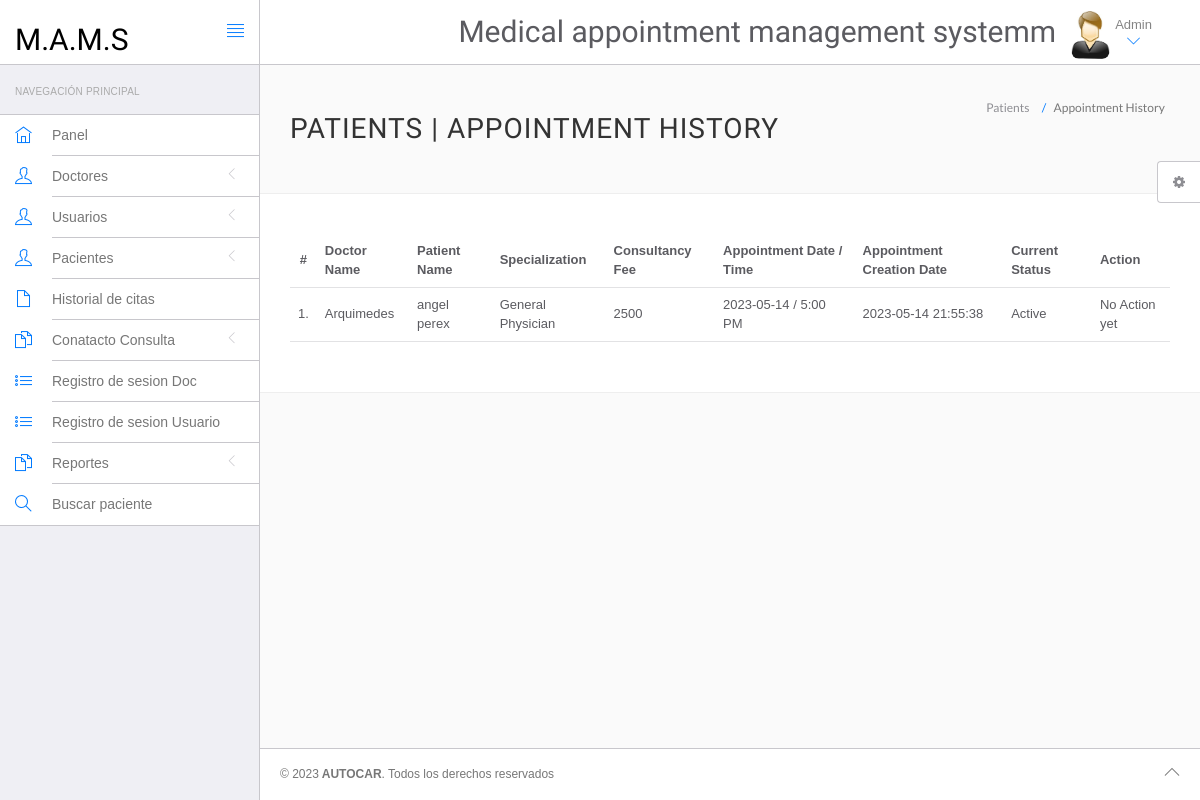
The page /hms/admin/appointment-history.php (signed in) on the database its author committed.
### tables this page shows
CREATE TABLE `appointment` (
  `id` int(11) NOT NULL,
  `doctorSpecialization` varchar(255) DEFAULT NULL,
  `doctorId` int(11) NOT NULL,
  `userId` int(11) NOT NULL,
  `consultancyFees` int(11) DEFAULT NULL,
  `appointmentDate` varchar(255) DEFAULT NULL,
  `appointmentTime` varchar(255) DEFAULT NULL,
  `postingDate` timestamp NULL DEFAULT current_timestamp(),
  `userStatus` int(11) DEFAULT NULL,
  `doctorStatus` int(11) DEFAULT NULL,
  `updationDate` timestamp NULL DEFAULT NULL ON UPDATE current_timestamp()
);

CREATE TABLE `doctors` (
  `id` int(11) NOT NULL,
  `specilization` varchar(255) DEFAULT NULL,
  `doctorName` varchar(255) DEFAULT NULL,
  `address` longtext DEFAULT NULL,
  `docFees` varchar(255) DEFAULT NULL,
  `contactno` bigint(11) DEFAULT NULL,
  `docEmail` varchar(255) DEFAULT NULL,
  `password` varchar(255) DEFAULT NULL,
  `creationDate` timestamp NULL DEFAULT current_timestamp(),
  `updationDate` timestamp NULL DEFAULT NULL ON UPDATE current_timestamp()
);

CREATE TABLE `users` (
  `id` int(11) NOT NULL,
  `fullName` varchar(255) DEFAULT NULL,
  `address` longtext DEFAULT NULL,
  `city` varchar(255) DEFAULT NULL,
  `gender` varchar(255) DEFAULT NULL,
  `email` varchar(255) DEFAULT NULL,
  `password` varchar(255) DEFAULT NULL,
  `regDate` timestamp NULL DEFAULT current_timestamp(),
  `updationDate` timestamp NULL DEFAULT NULL ON UPDATE current_timestamp()
);

### hms/admin/appointment-history.php (the view, shortened to what this page needs)
<?php
include('include/config.php');
?>
<!DOCTYPE html>
<html lang="en">
	<head>
		<link rel="stylesheet" href="vendor/bootstrap/css/bootstrap.min.css">
		<link rel="stylesheet" href="vendor/fontawesome/css/font-awesome.min.css">
		<link rel="stylesheet" href="vendor/themify-icons/themify-icons.min.css">
		<link href="vendor/animate.css/animate.min.css" rel="stylesheet" media="screen">
		<link href="vendor/perfect-scrollbar/perfect-scrollbar.min.css" rel="stylesheet" media="screen">
		<link href="vendor/switchery/switchery.min.css" rel="stylesheet" media="screen">
		<link href="vendor/bootstrap-touchspin/jquery.bootstrap-touchspin.min.css" rel="stylesheet" media="screen">
		<link href="vendor/select2/select2.min.css" rel="stylesheet" media="screen">
		<link href="vendor/bootstrap-datepicker/bootstrap-datepicker3.standalone.min.css" rel="stylesheet" media="screen">
		<link href="vendor/bootstrap-timepicker/bootstrap-timepicker.min.css" rel="stylesheet" media="screen">
		<link rel="stylesheet" href="assets/css/styles.css">
		<link rel="stylesheet" href="assets/css/plugins.css">
		<link rel="stylesheet" href="assets/css/themes/theme-1.css" id="skin_color" />
	</head>
	<body>
		<div id="app">
<?php include('include/sidebar.php');?>
			<div class="app-content">
					<?php include('include/header.php');?>
				<div class="main-content" >
					<div class="wrap-content container" id="container">
						<section id="page-title">
							<div class="row">
								<div class="col-sm-8">
									<h1 class="mainTitle">Patients  | Appointment History</h1>
																	</div>
								<ol class="breadcrumb">
									<li>
										<span>Patients </span>
									</li>
									<li class="active">
										<span>Appointment History</span>
									</li>
								</ol>
							</div>
						</section>
						<div class="container-fluid container-fullw bg-white">
									<div class="row">
								<div class="col-md-12">
									<table class="table table-hover" id="sample-table-1">
										<thead>
											<tr>
												<th class="center">#</th>
												<th class="hidden-xs">Doctor Name</th>
												<th>Patient Name</th>
												<th>Specialization</th>
												<th>Consultancy Fee</th>
												<th>Appointment Date / Time </th>
												<th>Appointment Creation Date  </th>
												<th>Current Status</th>
												<th>Action</th>
											</tr>
										</thead>
										<tbody>
<?php
$sql=mysqli_query($con,"select doctors.doctorName as docname,users.fullName as pname,appointment.*  from appointment join doctors on doctors.id=appointment.doctorId join users on users.id=appointment.userId ");
$cnt=1;
while($row=mysqli_fetch_array($sql))
{
?>
											<tr>
												<td class="center"><?php echo $cnt;?>.</td>
												<td class="hidden-xs"><?php echo $row['docname'];?></td>
												<td class="hidden-xs"><?php echo $row['pname'];?></td>
												<td><?php echo $row['doctorSpecialization'];?></td>
												<td><?php echo $row['consultancyFees'];?></td>
												<td><?php echo $row['appointmentDate'];?> / <?php echo
												 $row['appointmentTime'];?>
												</td>
												<td><?php echo $row['postingDate'];?></td>
												<td>
<?php if(($row['userStatus']==1) && ($row['doctorStatus']==1))
{
	echo "Active";
}
												?></td>
												<td >
												<div class="visible-md visible-lg hidden-sm hidden-xs">
							<?php if(($row['userStatus']==1) && ($row['doctorStatus']==1))
{
echo "No Action yet";
	 } else {
		echo "Canceled";
		} ?>
												</div>
												</td>
											</tr>
											<?php
$cnt=$cnt+1;
											 }?>
										</tbody>
									</table>
								</div>
							</div>
								</div>
					</div>
				</div>
			</div>
	<?php include('include/footer.php');?>
	<?php include('include/setting.php');?>
		</div>
	</body>
</html>

### hms/admin/include/sidebar.php (shortened to what this page needs)
<div class="sidebar app-aside" id="sidebar">
				<div class="sidebar-container perfect-scrollbar">
<nav>
						<div class="navbar-title">
							<span>Navegación Principal</span>
						</div>
						<ul class="main-navigation-menu">
							<li>
								<a href="dashboard.php">
									<div class="item-content">
										<div class="item-media">
											<i class="ti-home"></i>
										</div>
										<div class="item-inner">
											<span class="title"> Panel</span>
										</div>
									</div>
								</a>
							</li>
							<li>
								<a href="javascript:void(0)">
									<div class="item-content">
										<div class="item-media">
											<i class="ti-user"></i>
										</div>
										<div class="item-inner">
											<span class="title"> Doctores </span><i class="icon-arrow"></i>
										</div>
									</div>
								</a>
								</li>
				<li>
								<a href="javascript:void(0)">
									<div class="item-content">
										<div class="item-media">
											<i class="ti-user"></i>
										</div>
										<div class="item-inner">
											<span class="title"> Usuarios </span><i class="icon-arrow"></i>
										</div>
									</div>
								</a>
								</li>
								<li>
								<a href="javascript:void(0)">
									<div class="item-content">
										<div class="item-media">
											<i class="ti-user"></i>
										</div>
										<div class="item-inner">
											<span class="title"> Pacientes </span><i class="icon-arrow"></i>
										</div>
									</div>
								</a>
								</li>
<li>
								<a href="appointment-history.php">
									<div class="item-content">
										<div class="item-media">
											<i class="ti-file"></i>
										</div>
										<div class="item-inner">
											<span class="title"> Historial de citas </span>
										</div>
									</div>
								</a>
							</li>
				<li>
								<a href="javascript:void(0)">
									<div class="item-content">
										<div class="item-media">
											<i class="ti-files"></i>
										</div>
										<div class="item-inner">
											<span class="title"> Conatacto Consulta </span><i class="icon-arrow"></i>
										</div>
									</div>
								</a>
								</li>
	<li>
								<a href="doctor-logs.php">
									<div class="item-content">
										<div class="item-media">
											<i class="ti-list"></i>
										</div>
										<div class="item-inner">
											<span class="title">Registro de sesion Doc</span>
										</div>
									</div>
								</a>
							</li>
							<li>
								<a href="user-logs.php">
									<div class="item-content">
										<div class="item-media">
											<i class="ti-list"></i>
										</div>
										<div class="item-inner">
											<span class="title">Registro de sesion Usuario </span>
										</div>
									</div>
								</a>
							</li>
				<li>
								<a href="javascript:void(0)">
									<div class="item-content">
										<div class="item-media">
											<i class="ti-files"></i>
										</div>
										<div class="item-inner">
											<span class="title"> Reportes </span><i class="icon-arrow"></i>
										</div>
									</div>
								</a>
								<li>
								<a href="patient-search.php">
									<div class="item-content">
										<div class="item-media">
											<i class="ti-search"></i>
										</div>
										<div class="item-inner">
											<span class="title">Buscar paciente</span>
										</div>
									</div>
								</a>
							</li>
								</li>
						</ul>
					</nav>
					</div>
			</div>

### hms/admin/include/header.php (shortened to what this page needs)
<header class="navbar navbar-default navbar-static-top">
	<div class="navbar-header">
		<a class="navbar-brand" href="#">
			<h2 style="padding-top:20%; color:#000 ">M.A.M.S</h2>
		</a>
		<a href="#" class="sidebar-toggler pull-right visible-md visible-lg" data-toggle-class="app-sidebar-closed" data-toggle-target="#app">
			<i class="ti-align-justify"></i>
		</a>
	</div>
	<div class="navbar-collapse collapse">
		<ul class="nav navbar-right">
			<li style="padding-top:2% ">
				<h2>Medical appointment management systemm</h2>
			</li>
			<li class="dropdown current-user">
				<a href class="dropdown-toggle" data-toggle="dropdown">
					<img src="assets/images/images.jpg"> <span class="username">
						Admin
						<i class="ti-angle-down"></i></i></span>
				</a>
			</li>
		</ul>
	</div>
</header>

### hms/admin/include/footer.php
<footer>
				<div class="footer-inner">
					<div class="pull-left">
						&copy; <span class="current-year"></span><span class="text-bold text-uppercase"> Autocar</span>. <span>Todos los derechos reservados</span>
					</div>
					<div class="pull-right">
						<span class="go-top"><i class="ti-angle-up"></i></span>
					</div>
				</div>
			</footer>

### hms/admin/include/setting.php (shortened to what this page needs)
<div class="settings panel panel-default hidden-xs hidden-sm" id="settings">
				<button ct-toggle="toggle" data-toggle-class="active" data-toggle-target="#settings" class="btn btn-default">
					<i class="fa fa-spin fa-gear"></i>
				</button>
			</div>

### hms/admin/assets/css/plugins.css (style rules this page uses)
.perfect-scrollbar { overflow-y: hidden !important; }

### hms/admin/assets/css/themes/theme-1.css (style rules this page uses)
body { background: #FAFAFA; }
header .navbar-header { background: #ffffff !important; border-right-color: #c8c7cc !important; border-bottom-color: #c8c7cc !important; }
header .navbar-header .sidebar-toggler, header .navbar-header .sidebar-mobile-toggler { color: #007aff !important; }
header .navbar-header .navbar-brand { color: #777 !important; }
header .navbar-collapse { background: #ffffff !important; border-bottom-color: #c8c7cc !important; box-shadow: none !important; }
header .navbar-collapse .navbar-right > li > a { color: #777; }
header .navbar-collapse .navbar-right > li > a i { color: #007aff !important; }
#sidebar { background: #EFEFF4 !important; }
#sidebar:before { border-right-width: "1px" !important; border-right-style: solid; border-right-color: #c8c7cc !important; }
#sidebar nav { border-right-width: "1px" !important; border-right-style: solid; border-right-color: #c8c7cc !important; }
#sidebar nav .navbar-title { color: #aaaaaa; }
#sidebar nav > ul { background: #ffffff !important; border-bottom-color: #c8c7cc !important; border-top-color: #c8c7cc !important; }
#sidebar nav > ul > li > a .item-media > i { color: #007aff !important; }
#sidebar nav > ul > li > a .item-inner { color: #777 !important; border-bottom-color: #c8c7cc; }
#app > footer { background: #ffffff !important; border-top-color: #c8c7cc !important; color: #777; }

### rows shown on the page
appointment: doctorId.doctorName "Arquimedes", userId.fullName "angel perex", doctorSpecialization "General Physician", consultancyFees "2500", appointmentDate "2023-05-14", appointmentTime "5:00 PM", postingDate "2023-05-14 21:55:38", userStatus "Active"
